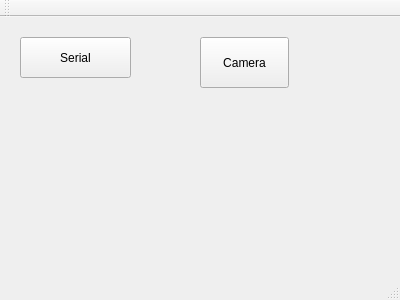
<?xml version="1.0" encoding="UTF-8"?>
<ui version="4.0">
 <class>MainWindow</class>
 <widget class="QMainWindow" name="MainWindow">
  <property name="geometry">
   <rect>
    <x>0</x>
    <y>0</y>
    <width>400</width>
    <height>300</height>
   </rect>
  </property>
  <property name="windowTitle">
   <string>MainWindow</string>
  </property>
  <widget class="QWidget" name="centralWidget">
   <widget class="QPushButton" name="serial">
    <property name="geometry">
     <rect>
      <x>20</x>
      <y>20</y>
      <width>111</width>
      <height>41</height>
     </rect>
    </property>
    <property name="text">
     <string>Serial</string>
    </property>
   </widget>
   <widget class="QPushButton" name="Camera">
    <property name="geometry">
     <rect>
      <x>200</x>
      <y>20</y>
      <width>89</width>
      <height>51</height>
     </rect>
    </property>
    <property name="text">
     <string>Camera</string>
    </property>
   </widget>
  </widget>
  <widget class="QMenuBar" name="menuBar">
   <property name="geometry">
    <rect>
     <x>0</x>
     <y>0</y>
     <width>400</width>
     <height>28</height>
    </rect>
   </property>
  </widget>
  <widget class="QToolBar" name="mainToolBar">
   <attribute name="toolBarArea">
    <enum>TopToolBarArea</enum>
   </attribute>
   <attribute name="toolBarBreak">
    <bool>false</bool>
   </attribute>
  </widget>
  <widget class="QStatusBar" name="statusBar"/>
 </widget>
 <layoutdefault spacing="6" margin="11"/>
 <resources/>
 <connections/>
</ui>
